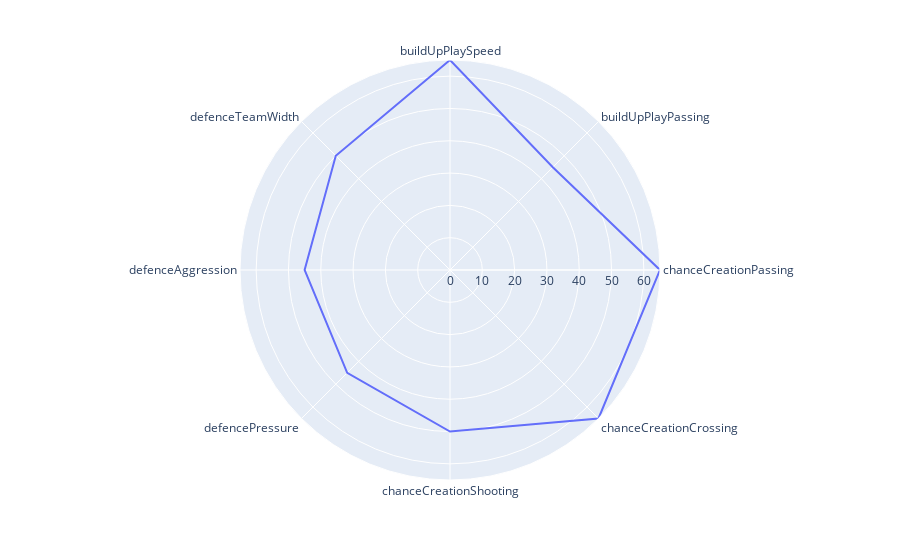

This figure's notebook cell:
### Code cell
star_chart(team_attrs, 10)

### Figure 1 — Plotly figure (JSON) as saved in the notebook; plotly's stock layout.template omitted (floating-point values rounded to 4 significant figures)
{"data": [{"hovertemplate": "score=%{r}<br>dim=%{theta}<extra></extra>", "legendgroup": "", "line": {"color": "#636efa", "dash": "solid"}, "marker": {"symbol": "circle"}, "mode": "lines", "name": "", "r": [65, 45, 65, 65, 50, 45, 45, 50, 65], "showlegend": false, "subplot": "polar", "theta": ["buildUpPlaySpeed", "buildUpPlayPassing", "chanceCreationPassing", "chanceCreationCrossing", "chanceCreationShooting", "defencePressure", "defenceAggression", "defenceTeamWidth", "buildUpPlaySpeed"], "type": "scatterpolar"}], "layout": {"autosize": true, "legend": {"tracegroupgap": 0}, "margin": {"t": 60}, "polar": {"angularaxis": {"direction": "clockwise", "rotation": 90, "type": "category"}, "domain": {"x": [0, 1], "y": [0, 1]}, "radialaxis": {"autorange": true, "range": [0, 65], "type": "linear"}}}}
